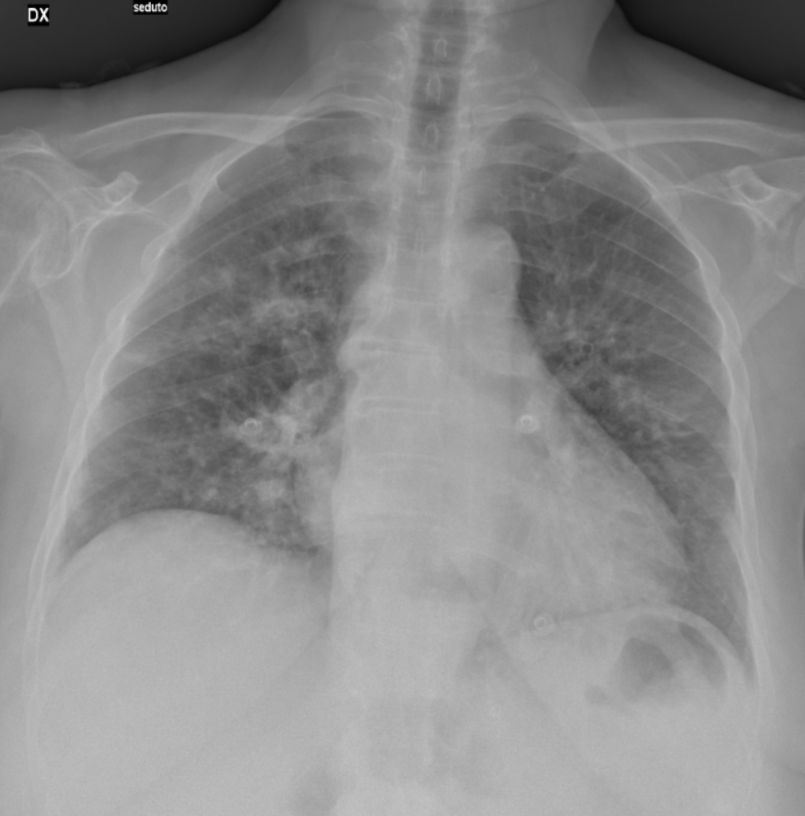
#> input picture Dataset/Covid-19/03BF7561-A9BA-4C3C-B8A0-D3E585F73F3C.jpeg, 1610 x 1632 px, found by its file name (shown at 1/2 size); its folder holds only this picture in this run
$ python just_cnn.py
#> lines starting #> are read from the running program, lines starting #| are printed output that depends on the picture
import os
import cv2
import numpy as np
from sklearn.model_selection import train_test_split

# define the path to the dataset directory
DATASET_PATH = 'CS552J_DMDL_Assessment_1_Dataset'

# define the size of the images
IMG_SIZE = (224, 224)

# define the number of channels
CHANNELS = 3

# define the label categories
CATEGORIES = ['Covid-19', 'Normal']

# initialize the data and labels arrays
data = []
labels = []

# loop over the image paths
for category in CATEGORIES:
    path = os.path.join(DATASET_PATH, category)
    for img in os.listdir(path):
        img_path = os.path.join(path, img)
        image = cv2.imread(img_path)
#> image is the input picture: shape (1632, 1610, 3); min 0, max 255, mean 138.4
        image = cv2.resize(image, IMG_SIZE)
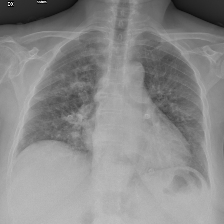
#> image: shape (224, 224, 3); min 0, max 249, mean 138.4
        image = np.array(image, dtype=np.float32)
        image /= 255.0
#> (the run stopped early here; a loop or call above may not have finished)
